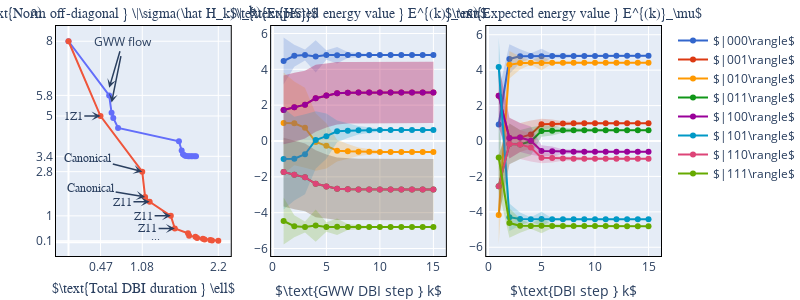

The cell this chart's notebook holds for it:
### Code cell
from plotly.subplots import make_subplots
import plotly.graph_objects as go

import plotly.express as px
color_discrete_sequence=px.colors.qualitative.G10

fig = make_subplots(rows=1, cols=3, subplot_titles=("Plot 1", "Plot 2", "plot 3"))

fig.layout.annotations[0].update(font=dict(
            family='Courier New, monospace',
            size=14
        ),x=0.15, y=1.01, text=r'$\text{Norm off-diagonal } \|\sigma(\hat H_k)\|_{\text{HS}}$')
fig.layout.annotations[1].update(font=dict(
            family='Courier New, monospace',
            size=14
        ),x=0.50, y=1.01,text=r'$\text{Expected energy value } E^{(k)}_\mu$')
fig.layout.annotations[2].update(font=dict(
            family='Courier New, monospace',
            size=14
        ),x=0.855, y=1.01,text=r'$\text{Expected energy value } E^{(k)}_\mu$')

x = [ sum(flow.flow_outputs['minimizing_flow_step'][:i]) for i in 
    range(1,1+len(flow.flow_outputs['minimizing_flow_step']))]

x2 = [ sum(flow2.flow_outputs['minimizing_flow_step'][:i]) for i in 
    range(1,1+len(flow2.flow_outputs['minimizing_flow_step']))]
norms = flow.flow_outputs['minimal_norm_sigma_H_s']
norms2 = flow2.flow_outputs['minimal_norm_sigma_H_s']

fig.add_trace(go.Scatter(
    x=x,
    y=norms,
    mode = 'lines+markers',
        name = "GWW",
        showlegend=False
),  row=1, col=1)
 
fig.add_trace( go.Scatter(
        name = "Variational",
    x=x2,
    y=norms2
,mode = 'lines+markers',
        showlegend=False
),  row=1, col=1)
x_selection = [1,2,-1]
y_selection = [0,1,-1]
y_selection2 = [1,2,5,-1]
fig.update_layout(
    xaxis1=dict(
    title=dict(text=r'', standoff=8),
        titlefont=dict(
            family='Courier New, monospace',
            size=14
        ),
        tickmode = 'array',
        tickvals = [x2[s] for s in x_selection],
        ticktext = [round(x2[s],2) for s in x_selection]
    ),
    yaxis1=dict(
        title=dict(text=r'', standoff=8),
        titlefont=dict(
            family='Courier New, monospace',
            size=14
        ),
        tickmode = 'array',
        tickvals = [norms[s] for s in y_selection]+[norms2[s] for s in y_selection2],
        ticktext = [round(norms[s],1) for s in y_selection]+[round(norms2[s],1) for s in y_selection2]
    ))

#fig_norm.update_yaxes(range=[min(norms)-5,max(norms)+6])

y_selection = [0,1,2,3,7,13,-1]
y_labels_rounded = [ round(y, 1 ) for y in norms ]
y_vals = [norms[i] for i in y_selection]
y_labels = [ y_labels_rounded[i] for i in y_selection]
x_selection = [0,1,3,7,13,-2]
x_vals = [x2[i] for i in x_selection]
x_labels = [ round(x[i],2)for i in x_selection]



x = [x+1 for x in range((flow.nmb_flow_steps))]

#Canonical flow

for i, k in enumerate(range(2**L)):
    e = flow.observable_over_steps( k, flow.flow_outputs['expected_energy'] )
    ef = np.sqrt(
        flow.observable_over_steps( k,
        flow.flow_outputs['expected_energy_fluctuation'] )
    )
    label = r'$\vert%d\rangle$' %k
    label = r'$|'+str(flow.binary_label_from_state_number(k)) +r'\rangle$'

    fig.add_trace(
        go.Scatter(x=x, y=e, line=dict(color=color_discrete_sequence[i])
                  , name = label),
        row=1, col=2
    )
    y = e
    y_upper = [ E+EF for E,EF in zip( e, ef)]
    y_lower = [ E-EF for E,EF in zip( e, ef)]

    fig.add_trace(
        go.Scatter(
        x=x+x[::-1], # x, then x reversed
        y=y_upper+y_lower[::-1], # upper, then lower reversed
        fill='toself',
        fillcolor=color_discrete_sequence[i],
        line=dict(color='rgba(0,0,0,0)'),
            opacity=0.2,
        hoverinfo="skip",
        showlegend=False),
        row=1, col=2
    )   


for i, k in enumerate(range(2**L)):
    e = flow2.observable_over_steps( k, flow2.flow_outputs['expected_energy'] )
    ef = np.sqrt(
        flow2.observable_over_steps( k,
            flow2.flow_outputs['expected_energy_fluctuation'] ))
    label = r'$\vert%d\rangle$' %k

    fig.add_trace(
        go.Scatter(x=x, y=e,line=dict(color=color_discrete_sequence[i]), name = label,showlegend=False),
        row=1, col=3
    )
    y = e
    y_upper = [ E+EF for E,EF in zip( e, ef)]
    y_lower = [ E-EF for E,EF in zip( e, ef)]

    fig.add_trace(
        go.Scatter(
        x=x+x[::-1], # x, then x reversed
        y=y_upper+y_lower[::-1], # upper, then lower reversed
        fill='toself',
        fillcolor=color_discrete_sequence[i],
        line=dict(color='rgba(0,0,0,0)'),
            opacity=0.2,
        hoverinfo="skip",
        showlegend=False),
        row=1, col=3
    )   
fig.add_annotation(x=-.045, y=1.1,
            text='a)',
            xref="paper",
    yref="paper",
            showarrow=False,font=dict(
            family='Courier New, monospace',
            size=14
        )
)  
fig.add_annotation(x=.315, y=1.1,
            text='b)',
            xref="paper",
    yref="paper",
            showarrow=False,font=dict(
            family='Courier New, monospace',
            size=14
        )
) 
fig.add_annotation(x=.70, y=1.1,
            text='c)',
            xref="paper",
    yref="paper",
            showarrow=False,font=dict(
            family='Courier New, monospace',
            size=14
        )
) 

# fig.add_annotation(x=.8, y=8,
#             text="GWW flow",
#             showarrow=True,
#             arrowhead=1)

x = [ sum(flow.flow_outputs['minimizing_flow_step'][:i]) for i in 
    range(1,1+len(flow.flow_outputs['minimizing_flow_step']))]
fig.add_annotation(dict(
                x= x[1],
                y= norms[1]+.3,
                xref="x", yref="y",
                text="GWW flow",
                showarrow=True,
                axref = "x", ayref='y',
                ax= .8,
                ay= 8,
                arrowhead = 3,
                arrowwidth=1.5,
                )
            )
fig.add_annotation(dict(
                x= x[2],
                y= norms[2]+.4,
                xref="x", yref="y",
                text=" ",
                showarrow=True,
                axref = "x", ayref='y',
                ax= .8,
                ay= 7.8,
                arrowhead = 3,
                arrowwidth=1.5,
        yshift=0.2
                )
            )
x2 = [ sum(flow2.flow_outputs['minimizing_flow_step'][:i]) for i in 
    range(1,1+len(flow2.flow_outputs['minimizing_flow_step']))]
if 0:
    fig.add_annotation(dict(
                x= x[5]-.3,
                y= norms[5]+.5,
                xref="x", yref="y",
                text=" ",
                showarrow=True,
                axref = "x", ayref='y',
                ax= .8,
                ay= 7.8,
                arrowhead = 3,
                arrowwidth=1.5,
                )
            )
for i, Z_name in enumerate(flow2.flow_outputs['strs_of_minimizer_Z']):
     if i<6 :
            fig.add_annotation(dict(     x=x2[i+1], y=norms2[i+1],
                    text=Z_name,
                             font=dict(
            family='Courier New, monospace',
            size=12
        ),
                    xref="x", yref="y",
                    showarrow=True,
                    axref = "x", ayref='y',
                    ax= x2[i+1]-(.8 if Z_name=='Canonical' else .4),
                    ay= norms2[i+1]*(1.2 if Z_name=='Canonical' else 1),
                    arrowhead = 3,
                    arrowwidth=1.5,
                    )
                )
i=7
fig.add_annotation(dict(     x=x2[i+1]-.5, y=norms2[i+1],
text='...',
     font=dict(
family='Courier New, monospace',
size=12
),
xref="x", yref="y",
showarrow=False
)
)
fig.update_xaxes(title_text=r'$\text{Total DBI duration } \ell$', row =1, col = 1)
fig.update_xaxes(title_text=r'$\text{GWW DBI step } k$', row =1, col = 2)
fig.update_xaxes(title_text=r'$\text{DBI step } k$', row =1, col = 3)




fig.update_xaxes(showline=True, linewidth=1, linecolor='black', mirror=True)
fig.update_yaxes(showline=True, linewidth=1, linecolor='black', mirror=True)
fig.update_layout(margin=dict(l=56, r=0, b=0, t=26))
fig.update_layout(
    autosize=False,
    width=800,
    height=300)

fig.show()
print(flow2.flow_outputs['strs_of_minimizer_Z'])

### Figure 1 — Plotly figure (JSON) as saved in the notebook; plotly's stock layout.template omitted (floating-point values rounded to 4 significant figures)
{"data": [{"mode": "lines+markers", "name": "GWW", "showlegend": false, "type": "scatter", "x": [0, 0.598, 0.6332, 0.6583, 0.7286, 1.623, 1.663, 1.683, 1.709, 1.729, 1.759, 1.779, 1.804, 1.824, 1.854, 1.874], "xaxis": "x", "y": [8, 5.844, 5.149, 4.945, 4.547, 4.015, 3.649, 3.497, 3.449, 3.43, 3.422, 3.42, 3.419, 3.419, 3.419, 3.419], "yaxis": "y"}, {"mode": "lines+markers", "name": "Variational", "showlegend": false, "type": "scatter", "x": [0, 0.4706, 1.084, 1.126, 1.193, 1.504, 1.563, 1.756, 1.773, 1.866, 1.891, 1.975, 2.0, 2.084, 2.109, 2.202], "xaxis": "x", "y": [8, 5.022, 2.807, 1.799, 1.609, 1.048, 0.544, 0.3506, 0.2571, 0.212, 0.1641, 0.1331, 0.1067, 0.08532, 0.07026, 0.05557], "yaxis": "y"}, {"line": {"color": "#3366CC"}, "name": "$|000\\rangle$", "type": "scatter", "x": [1, 2, 3, 4, 5, 6, 7, 8, 9, 10, 11, 12, 13, 14, 15], "xaxis": "x2", "y": [4.464, 4.759, 4.796, 4.718, 4.798, 4.784, 4.803, 4.805, 4.806, 4.806, 4.806, 4.806, 4.806, 4.806, 4.806], "yaxis": "y2"}, {"fill": "toself", "fillcolor": "#3366CC", "hoverinfo": "skip", "line": {"color": "rgba(0,0,0,0)"}, "opacity": 0.2, "showlegend": false, "type": "scatter", "x": [1, 2, 3, 4, 5, 6, 7, 8, 9, 10, 11, 12, 13, 14, 15, 15, 14, 13, 12, 11, 10, 9, 8, 7, 6, 5, 4, 3, 2, 1], "xaxis": "x2", "y": [5.776, 5.369, 5.101, 5.616, 5.067, 5.24, 4.973, 4.93, 4.855, 4.859, 4.827, 4.822, 4.813, 4.813, 4.809, 4.804, 4.8, 4.8, 4.791, 4.786, 4.753, 4.757, 4.68, 4.634, 4.327, 4.529, 3.819, 4.49, 4.149, 3.152], "yaxis": "y2"}, {"line": {"color": "#DC3912"}, "name": "$|001\\rangle$", "type": "scatter", "x": [1, 2, 3, 4, 5, 6, 7, 8, 9, 10, 11, 12, 13, 14, 15], "xaxis": "x2", "y": [1.732, 1.887, 2.028, 2.388, 2.534, 2.661, 2.691, 2.703, 2.707, 2.708, 2.709, 2.709, 2.709, 2.709, 2.709], "yaxis": "y2"}, {"fill": "toself", "fillcolor": "#DC3912", "hoverinfo": "skip", "line": {"color": "rgba(0,0,0,0)"}, "opacity": 0.2, "showlegend": false, "type": "scatter", "x": [1, 2, 3, 4, 5, 6, 7, 8, 9, 10, 11, 12, 13, 14, 15, 15, 14, 13, 12, 11, 10, 9, 8, 7, 6, 5, 4, 3, 2, 1], "xaxis": "x2", "y": [3.649, 3.811, 3.916, 4.254, 4.321, 4.406, 4.411, 4.416, 4.417, 4.418, 4.418, 4.419, 4.419, 4.419, 4.419, 1.0, 1.0, 0.9999, 0.9998, 0.9995, 0.9986, 0.9958, 0.9891, 0.9708, 0.9171, 0.7477, 0.5208, 0.1405, -0.03609, -0.1853], "yaxis": "y2"}, {"line": {"color": "#FF9900"}, "name": "$|010\\rangle$", "type": "scatter", "x": [1, 2, 3, 4, 5, 6, 7, 8, 9, 10, 11, 12, 13, 14, 15], "xaxis": "x2", "y": [1.0, 0.9844, 0.7397, -0.05749, -0.2708, -0.5392, -0.5781, -0.6003, -0.6069, -0.6108, -0.6116, -0.6119, -0.612, -0.6121, -0.6121], "yaxis": "y2"}, {"fill": "toself", "fillcolor": "#FF9900", "hoverinfo": "skip", "line": {"color": "rgba(0,0,0,0)"}, "opacity": 0.2, "showlegend": false, "type": "scatter", "x": [1, 2, 3, 4, 5, 6, 7, 8, 9, 10, 11, 12, 13, 14, 15, 15, 14, 13, 12, 11, 10, 9, 8, 7, 6, 5, 4, 3, 2, 1], "xaxis": "x2", "y": [3.828, 3.327, 2.978, 1.543, 0.9956, 0.06388, -0.1654, -0.3566, -0.4443, -0.5298, -0.5577, -0.5807, -0.5913, -0.6018, -0.6053, -0.619, -0.6224, -0.6328, -0.6432, -0.6654, -0.6918, -0.7695, -0.844, -0.9907, -1.142, -1.537, -1.658, -1.499, -1.358, -1.828], "yaxis": "y2"}, {"line": {"color": "#109618"}, "name": "$|011\\rangle$", "type": "scatter", "x": [1, 2, 3, 4, 5, 6, 7, 8, 9, 10, 11, 12, 13, 14, 15], "xaxis": "x2", "y": [-1.732, -1.887, -2.028, -2.388, -2.534, -2.661, -2.691, -2.703, -2.707, -2.708, -2.709, -2.709, -2.709, -2.709, -2.709], "yaxis": "y2"}, {"fill": "toself", "fillcolor": "#109618", "hoverinfo": "skip", "line": {"color": "rgba(0,0,0,0)"}, "opacity": 0.2, "showlegend": false, "type": "scatter", "x": [1, 2, 3, 4, 5, 6, 7, 8, 9, 10, 11, 12, 13, 14, 15, 15, 14, 13, 12, 11, 10, 9, 8, 7, 6, 5, 4, 3, 2, 1], "xaxis": "x2", "y": [0.1853, 0.03609, -0.1405, -0.5208, -0.7477, -0.9171, -0.9708, -0.9891, -0.9958, -0.9986, -0.9995, -0.9998, -0.9999, -1.0, -1.0, -4.419, -4.419, -4.419, -4.419, -4.418, -4.418, -4.417, -4.416, -4.411, -4.406, -4.321, -4.254, -3.916, -3.811, -3.649], "yaxis": "y2"}, {"line": {"color": "#990099"}, "name": "$|100\\rangle$", "type": "scatter", "x": [1, 2, 3, 4, 5, 6, 7, 8, 9, 10, 11, 12, 13, 14, 15], "xaxis": "x2", "y": [1.732, 1.887, 2.028, 2.388, 2.534, 2.661, 2.691, 2.703, 2.707, 2.708, 2.709, 2.709, 2.709, 2.709, 2.709], "yaxis": "y2"}, {"fill": "toself", "fillcolor": "#990099", "hoverinfo": "skip", "line": {"color": "rgba(0,0,0,0)"}, "opacity": 0.2, "showlegend": false, "type": "scatter", "x": [1, 2, 3, 4, 5, 6, 7, 8, 9, 10, 11, 12, 13, 14, 15, 15, 14, 13, 12, 11, 10, 9, 8, 7, 6, 5, 4, 3, 2, 1], "xaxis": "x2", "y": [3.649, 3.811, 3.916, 4.254, 4.321, 4.406, 4.411, 4.416, 4.417, 4.418, 4.418, 4.419, 4.419, 4.419, 4.419, 1.0, 1.0, 0.9999, 0.9998, 0.9995, 0.9986, 0.9958, 0.9891, 0.9708, 0.9171, 0.7477, 0.5208, 0.1405, -0.03609, -0.1853], "yaxis": "y2"}, {"line": {"color": "#0099C6"}, "name": "$|101\\rangle$", "type": "scatter", "x": [1, 2, 3, 4, 5, 6, 7, 8, 9, 10, 11, 12, 13, 14, 15], "xaxis": "x2", "y": [-1.0, -0.9844, -0.7397, 0.05749, 0.2708, 0.5392, 0.5781, 0.6003, 0.6069, 0.6108, 0.6116, 0.6119, 0.612, 0.6121, 0.6121], "yaxis": "y2"}, {"fill": "toself", "fillcolor": "#0099C6", "hoverinfo": "skip", "line": {"color": "rgba(0,0,0,0)"}, "opacity": 0.2, "showlegend": false, "type": "scatter", "x": [1, 2, 3, 4, 5, 6, 7, 8, 9, 10, 11, 12, 13, 14, 15, 15, 14, 13, 12, 11, 10, 9, 8, 7, 6, 5, 4, 3, 2, 1], "xaxis": "x2", "y": [1.828, 1.358, 1.499, 1.658, 1.537, 1.142, 0.9907, 0.844, 0.7695, 0.6918, 0.6654, 0.6432, 0.6328, 0.6224, 0.619, 0.6053, 0.6018, 0.5913, 0.5807, 0.5577, 0.5298, 0.4443, 0.3566, 0.1654, -0.06388, -0.9956, -1.543, -2.978, -3.327, -3.828], "yaxis": "y2"}, {"line": {"color": "#DD4477"}, "name": "$|110\\rangle$", "type": "scatter", "x": [1, 2, 3, 4, 5, 6, 7, 8, 9, 10, 11, 12, 13, 14, 15], "xaxis": "x2", "y": [-1.732, -1.887, -2.028, -2.388, -2.534, -2.661, -2.691, -2.703, -2.707, -2.708, -2.709, -2.709, -2.709, -2.709, -2.709], "yaxis": "y2"}, {"fill": "toself", "fillcolor": "#DD4477", "hoverinfo": "skip", "line": {"color": "rgba(0,0,0,0)"}, "opacity": 0.2, "showlegend": false, "type": "scatter", "x": [1, 2, 3, 4, 5, 6, 7, 8, 9, 10, 11, 12, 13, 14, 15, 15, 14, 13, 12, 11, 10, 9, 8, 7, 6, 5, 4, 3, 2, 1], "xaxis": "x2", "y": [0.1853, 0.03609, -0.1405, -0.5208, -0.7477, -0.9171, -0.9708, -0.9891, -0.9958, -0.9986, -0.9995, -0.9998, -0.9999, -1.0, -1.0, -4.419, -4.419, -4.419, -4.419, -4.418, -4.418, -4.417, -4.416, -4.411, -4.406, -4.321, -4.254, -3.916, -3.811, -3.649], "yaxis": "y2"}, {"line": {"color": "#66AA00"}, "name": "$|111\\rangle$", "type": "scatter", "x": [1, 2, 3, 4, 5, 6, 7, 8, 9, 10, 11, 12, 13, 14, 15], "xaxis": "x2", "y": [-4.464, -4.759, -4.796, -4.718, -4.798, -4.784, -4.803, -4.805, -4.806, -4.806, -4.806, -4.806, -4.806, -4.806, -4.806], "yaxis": "y2"}, {"fill": "toself", "fillcolor": "#66AA00", "hoverinfo": "skip", "line": {"color": "rgba(0,0,0,0)"}, "opacity": 0.2, "showlegend": false, "type": "scatter", "x": [1, 2, 3, 4, 5, 6, 7, 8, 9, 10, 11, 12, 13, 14, 15, 15, 14, 13, 12, 11, 10, 9, 8, 7, 6, 5, 4, 3, 2, 1], "xaxis": "x2", "y": [-3.152, -4.149, -4.49, -3.819, -4.529, -4.327, -4.634, -4.68, -4.757, -4.753, -4.786, -4.791, -4.8, -4.8, -4.804, -4.809, -4.813, -4.813, -4.822, -4.827, -4.859, -4.855, -4.93, -4.973, -5.24, -5.067, -5.616, -5.101, -5.369, -5.776], "yaxis": "y2"}, {"line": {"color": "#3366CC"}, "name": "$\\vert0\\rangle$", "showlegend": false, "type": "scatter", "x": [1, 2, 3, 4, 5, 6, 7, 8, 9, 10, 11, 12, 13, 14, 15], "xaxis": "x3", "y": [0.9309, 4.634, 4.787, 4.802, 4.785, 4.804, 4.803, 4.805, 4.805, 4.806, 4.806, 4.806, 4.806, 4.806, 4.806], "yaxis": "y3"}, {"fill": "toself", "fillcolor": "#3366CC", "hoverinfo": "skip", "line": {"color": "rgba(0,0,0,0)"}, "opacity": 0.2, "showlegend": false, "type": "scatter", "x": [1, 2, 3, 4, 5, 6, 7, 8, 9, 10, 11, 12, 13, 14, 15, 15, 14, 13, 12, 11, 10, 9, 8, 7, 6, 5, 4, 3, 2, 1], "xaxis": "x3", "y": [2.811, 5.467, 5.173, 4.953, 5.212, 4.918, 4.941, 4.887, 4.881, 4.856, 4.849, 4.835, 4.831, 4.823, 4.821, 4.792, 4.789, 4.782, 4.777, 4.763, 4.756, 4.729, 4.723, 4.665, 4.689, 4.357, 4.652, 4.402, 3.801, -0.9494], "yaxis": "y3"}, {"line": {"color": "#DC3912"}, "name": "$\\vert1\\rangle$", "showlegend": false, "type": "scatter", "x": [1, 2, 3, 4, 5, 6, 7, 8, 9, 10, 11, 12, 13, 14, 15], "xaxis": "x3", "y": [2.555, 0.1645, 0.1921, 0.368, 0.943, 0.9632, 0.9947, 0.9952, 0.9979, 0.998, 0.999, 0.9991, 0.9996, 0.9996, 0.9998], "yaxis": "y3"}, {"fill": "toself", "fillcolor": "#DC3912", "hoverinfo": "skip", "line": {"color": "rgba(0,0,0,0)"}, "opacity": 0.2, "showlegend": false, "type": "scatter", "x": [1, 2, 3, 4, 5, 6, 7, 8, 9, 10, 11, 12, 13, 14, 15, 15, 14, 13, 12, 11, 10, 9, 8, 7, 6, 5, 4, 3, 2, 1], "xaxis": "x3", "y": [4.331, 1.315, 1.009, 1.158, 1.257, 1.212, 1.108, 1.095, 1.072, 1.063, 1.05, 1.044, 1.035, 1.03, 1.023, 0.9763, 0.9689, 0.9645, 0.9543, 0.9481, 0.9327, 0.9239, 0.8952, 0.8814, 0.7141, 0.6286, -0.4216, -0.6252, -0.9856, 0.7794], "yaxis": "y3"}, {"line": {"color": "#FF9900"}, "name": "$\\vert2\\rangle$", "showlegend": false, "type": "scatter", "x": [1, 2, 3, 4, 5, 6, 7, 8, 9, 10, 11, 12, 13, 14, 15], "xaxis": "x3", "y": [-4.179, 4.305, 4.403, 4.417, 4.4, 4.418, 4.417, 4.418, 4.418, 4.418, 4.418, 4.418, 4.418, 4.418, 4.418], "yaxis": "y3"}, {"fill": "toself", "fillcolor": "#FF9900", "hoverinfo": "skip", "line": {"color": "rgba(0,0,0,0)"}, "opacity": 0.2, "showlegend": false, "type": "scatter", "x": [1, 2, 3, 4, 5, 6, 7, 8, 9, 10, 11, 12, 13, 14, 15, 15, 14, 13, 12, 11, 10, 9, 8, 7, 6, 5, 4, 3, 2, 1], "xaxis": "x3", "y": [-2.515, 5.079, 4.768, 4.524, 4.808, 4.477, 4.517, 4.472, 4.464, 4.458, 4.449, 4.445, 4.44, 4.436, 4.434, 4.403, 4.401, 4.397, 4.392, 4.387, 4.378, 4.372, 4.364, 4.317, 4.358, 3.991, 4.31, 4.039, 3.531, -5.844], "yaxis": "y3"}, {"line": {"color": "#109618"}, "name": "$\\vert3\\rangle$", "showlegend": false, "type": "scatter", "x": [1, 2, 3, 4, 5, 6, 7, 8, 9, 10, 11, 12, 13, 14, 15], "xaxis": "x3", "y": [-2.555, -0.1645, -0.1921, -0.01732, 0.5583, 0.5773, 0.6088, 0.6082, 0.6108, 0.6103, 0.6113, 0.6112, 0.6117, 0.6117, 0.6119], "yaxis": "y3"}, {"fill": "toself", "fillcolor": "#109618", "hoverinfo": "skip", "line": {"color": "rgba(0,0,0,0)"}, "opacity": 0.2, "showlegend": false, "type": "scatter", "x": [1, 2, 3, 4, 5, 6, 7, 8, 9, 10, 11, 12, 13, 14, 15, 15, 14, 13, 12, 11, 10, 9, 8, 7, 6, 5, 4, 3, 2, 1], "xaxis": "x3", "y": [-0.7794, 0.9856, 0.6252, 0.7806, 0.875, 0.8404, 0.7487, 0.7241, 0.7065, 0.6819, 0.6702, 0.6575, 0.6487, 0.642, 0.635, 0.5889, 0.5813, 0.5747, 0.5649, 0.5524, 0.5386, 0.5151, 0.4922, 0.469, 0.3141, 0.2416, -0.8153, -1.009, -1.315, -4.331], "yaxis": "y3"}, {"line": {"color": "#990099"}, "name": "$\\vert4\\rangle$", "showlegend": false, "type": "scatter", "x": [1, 2, 3, 4, 5, 6, 7, 8, 9, 10, 11, 12, 13, 14, 15], "xaxis": "x3", "y": [2.555, 0.1645, 0.1921, 0.01732, -0.5583, -0.5773, -0.6088, -0.6082, -0.6108, -0.6103, -0.6113, -0.6112, -0.6117, -0.6117, -0.6119], "yaxis": "y3"}, {"fill": "toself", "fillcolor": "#990099", "hoverinfo": "skip", "line": {"color": "rgba(0,0,0,0)"}, "opacity": 0.2, "showlegend": false, "type": "scatter", "x": [1, 2, 3, 4, 5, 6, 7, 8, 9, 10, 11, 12, 13, 14, 15, 15, 14, 13, 12, 11, 10, 9, 8, 7, 6, 5, 4, 3, 2, 1], "xaxis": "x3", "y": [4.331, 1.315, 1.009, 0.8153, -0.2416, -0.3141, -0.469, -0.4922, -0.5151, -0.5386, -0.5524, -0.5649, -0.5747, -0.5813, -0.5889, -0.635, -0.642, -0.6487, -0.6575, -0.6702, -0.6819, -0.7065, -0.7241, -0.7487, -0.8404, -0.875, -0.7806, -0.6252, -0.9856, 0.7794], "yaxis": "y3"}, {"line": {"color": "#0099C6"}, "name": "$\\vert5\\rangle$", "showlegend": false, "type": "scatter", "x": [1, 2, 3, 4, 5, 6, 7, 8, 9, 10, 11, 12, 13, 14, 15], "xaxis": "x3", "y": [4.179, -4.305, -4.403, -4.417, -4.4, -4.418, -4.417, -4.418, -4.418, -4.418, -4.418, -4.418, -4.418, -4.418, -4.418], "yaxis": "y3"}, {"fill": "toself", "fillcolor": "#0099C6", "hoverinfo": "skip", "line": {"color": "rgba(0,0,0,0)"}, "opacity": 0.2, "showlegend": false, "type": "scatter", "x": [1, 2, 3, 4, 5, 6, 7, 8, 9, 10, 11, 12, 13, 14, 15, 15, 14, 13, 12, 11, 10, 9, 8, 7, 6, 5, 4, 3, 2, 1], "xaxis": "x3", "y": [5.844, -3.531, -4.039, -4.31, -3.991, -4.358, -4.317, -4.364, -4.372, -4.378, -4.387, -4.392, -4.397, -4.401, -4.403, -4.434, -4.436, -4.44, -4.445, -4.449, -4.458, -4.464, -4.472, -4.517, -4.477, -4.808, -4.524, -4.768, -5.079, 2.515], "yaxis": "y3"}, {"line": {"color": "#DD4477"}, "name": "$\\vert6\\rangle$", "showlegend": false, "type": "scatter", "x": [1, 2, 3, 4, 5, 6, 7, 8, 9, 10, 11, 12, 13, 14, 15], "xaxis": "x3", "y": [-2.555, -0.1645, -0.1921, -0.368, -0.943, -0.9632, -0.9947, -0.9952, -0.9979, -0.998, -0.999, -0.9991, -0.9996, -0.9996, -0.9998], "yaxis": "y3"}, {"fill": "toself", "fillcolor": "#DD4477", "hoverinfo": "skip", "line": {"color": "rgba(0,0,0,0)"}, "opacity": 0.2, "showlegend": false, "type": "scatter", "x": [1, 2, 3, 4, 5, 6, 7, 8, 9, 10, 11, 12, 13, 14, 15, 15, 14, 13, 12, 11, 10, 9, 8, 7, 6, 5, 4, 3, 2, 1], "xaxis": "x3", "y": [-0.7794, 0.9856, 0.6252, 0.4216, -0.6286, -0.7141, -0.8814, -0.8952, -0.9239, -0.9327, -0.9481, -0.9543, -0.9645, -0.9689, -0.9763, -1.023, -1.03, -1.035, -1.044, -1.05, -1.063, -1.072, -1.095, -1.108, -1.212, -1.257, -1.158, -1.009, -1.315, -4.331], "yaxis": "y3"}, {"line": {"color": "#66AA00"}, "name": "$\\vert7\\rangle$", "showlegend": false, "type": "scatter", "x": [1, 2, 3, 4, 5, 6, 7, 8, 9, 10, 11, 12, 13, 14, 15], "xaxis": "x3", "y": [-0.9309, -4.634, -4.787, -4.802, -4.785, -4.804, -4.803, -4.805, -4.805, -4.806, -4.806, -4.806, -4.806, -4.806, -4.806], "yaxis": "y3"}, {"fill": "toself", "fillcolor": "#66AA00", "hoverinfo": "skip", "line": {"color": "rgba(0,0,0,0)"}, "opacity": 0.2, "showlegend": false, "type": "scatter", "x": [1, 2, 3, 4, 5, 6, 7, 8, 9, 10, 11, 12, 13, 14, 15, 15, 14, 13, 12, 11, 10, 9, 8, 7, 6, 5, 4, 3, 2, 1], "xaxis": "x3", "y": [0.9494, -3.801, -4.402, -4.652, -4.357, -4.689, -4.665, -4.723, -4.729, -4.756, -4.763, -4.777, -4.782, -4.789, -4.792, -4.821, -4.823, -4.831, -4.835, -4.849, -4.856, -4.881, -4.887, -4.941, -4.918, -5.212, -4.953, -5.173, -5.467, -2.811], "yaxis": "y3"}], "layout": {"annotations": [{"font": {"family": "Courier New, monospace", "size": 14}, "showarrow": false, "text": "$\\text{Norm off-diagonal } \\|\\sigma(\\hat H_k)\\|_{\\text{HS}}$", "x": 0.15, "xanchor": "center", "xref": "paper", "y": 1.01, "yanchor": "bottom", "yref": "paper"}, {"font": {"family": "Courier New, monospace", "size": 14}, "showarrow": false, "text": "$\\text{Expected energy value } E^{(k)}_\\mu$", "x": 0.5, "xanchor": "center", "xref": "paper", "y": 1.01, "yanchor": "bottom", "yref": "paper"}, {"font": {"family": "Courier New, monospace", "size": 14}, "showarrow": false, "text": "$\\text{Expected energy value } E^{(k)}_\\mu$", "x": 0.855, "xanchor": "center", "xref": "paper", "y": 1.01, "yanchor": "bottom", "yref": "paper"}, {"font": {"family": "Courier New, monospace", "size": 14}, "showarrow": false, "text": "a)", "x": -0.045, "xref": "paper", "y": 1.1, "yref": "paper"}, {"font": {"family": "Courier New, monospace", "size": 14}, "showarrow": false, "text": "b)", "x": 0.315, "xref": "paper", "y": 1.1, "yref": "paper"}, {"font": {"family": "Courier New, monospace", "size": 14}, "showarrow": false, "text": "c)", "x": 0.7, "xref": "paper", "y": 1.1, "yref": "paper"}, {"arrowhead": 3, "arrowwidth": 1.5, "ax": 0.8, "axref": "x", "ay": 8, "ayref": "y", "showarrow": true, "text": "GWW flow", "x": 0.598, "xref": "x", "y": 6.144, "yref": "y"}, {"arrowhead": 3, "arrowwidth": 1.5, "ax": 0.8, "axref": "x", "ay": 7.8, "ayref": "y", "showarrow": true, "text": " ", "x": 0.6332, "xref": "x", "y": 5.549, "yref": "y", "yshift": 0.2}, {"arrowhead": 3, "arrowwidth": 1.5, "ax": 0.07059, "axref": "x", "ay": 5.022, "ayref": "y", "font": {"family": "Courier New, monospace", "size": 12}, "showarrow": true, "text": "1Z1", "x": 0.4706, "xref": "x", "y": 5.022, "yref": "y"}, {"arrowhead": 3, "arrowwidth": 1.5, "ax": 0.284, "axref": "x", "ay": 3.368, "ayref": "y", "font": {"family": "Courier New, monospace", "size": 12}, "showarrow": true, "text": "Canonical", "x": 1.084, "xref": "x", "y": 2.807, "yref": "y"}, {"arrowhead": 3, "arrowwidth": 1.5, "ax": 0.3261, "axref": "x", "ay": 2.159, "ayref": "y", "font": {"family": "Courier New, monospace", "size": 12}, "showarrow": true, "text": "Canonical", "x": 1.126, "xref": "x", "y": 1.799, "yref": "y"}, {"arrowhead": 3, "arrowwidth": 1.5, "ax": 0.7933, "axref": "x", "ay": 1.609, "ayref": "y", "font": {"family": "Courier New, monospace", "size": 12}, "showarrow": true, "text": "Z11", "x": 1.193, "xref": "x", "y": 1.609, "yref": "y"}, {"arrowhead": 3, "arrowwidth": 1.5, "ax": 1.104, "axref": "x", "ay": 1.048, "ayref": "y", "font": {"family": "Courier New, monospace", "size": 12}, "showarrow": true, "text": "Z11", "x": 1.504, "xref": "x", "y": 1.048, "yref": "y"}, {"arrowhead": 3, "arrowwidth": 1.5, "ax": 1.163, "axref": "x", "ay": 0.544, "ayref": "y", "font": {"family": "Courier New, monospace", "size": 12}, "showarrow": true, "text": "Z11", "x": 1.563, "xref": "x", "y": 0.544, "yref": "y"}, {"font": {"family": "Courier New, monospace", "size": 12}, "showarrow": false, "text": "...", "x": 1.273, "xref": "x", "y": 0.2571, "yref": "y"}], "autosize": false, "height": 300, "margin": {"b": 0, "l": 56, "r": 0, "t": 26}, "width": 800, "xaxis": {"anchor": "y", "domain": [0, 0.2889], "linecolor": "black", "linewidth": 1, "mirror": true, "showline": true, "tickmode": "array", "ticktext": [0.47, 1.08, 2.2], "tickvals": [0.4706, 1.084, 2.202], "title": {"font": {"family": "Courier New, monospace", "size": 14}, "standoff": 8, "text": "$\\text{Total DBI duration } \\ell$"}}, "xaxis2": {"anchor": "y2", "domain": [0.3556, 0.6444], "linecolor": "black", "linewidth": 1, "mirror": true, "showline": true, "title": {"text": "$\\text{GWW DBI step } k$"}}, "xaxis3": {"anchor": "y3", "domain": [0.7111, 1], "linecolor": "black", "linewidth": 1, "mirror": true, "showline": true, "title": {"text": "$\\text{DBI step } k$"}}, "yaxis": {"anchor": "x", "domain": [0, 1], "linecolor": "black", "linewidth": 1, "mirror": true, "showline": true, "tickmode": "array", "ticktext": [8, 5.8, 3.4, 5, 2.8, 1, 0.1], "tickvals": [8, 5.844, 3.419, 5.022, 2.807, 1.048, 0.05557], "title": {"font": {"family": "Courier New, monospace", "size": 14}, "standoff": 8, "text": ""}}, "yaxis2": {"anchor": "x2", "domain": [0, 1], "linecolor": "black", "linewidth": 1, "mirror": true, "showline": true}, "yaxis3": {"anchor": "x3", "domain": [0, 1], "linecolor": "black", "linewidth": 1, "mirror": true, "showline": true}}}
